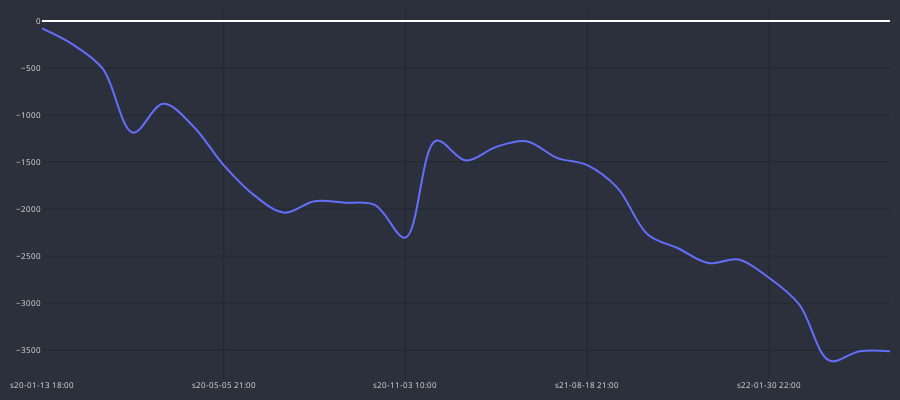

Notebook code cell kept with this figure:
### Code cell
cp = CandlePlot(df_trades, candles=False)
cp.show_plot(line_traces=['GAIN_C'])

### Figure 1 — Plotly figure (JSON) as saved in the notebook; plotly's stock layout.template omitted (floating-point values rounded to 4 significant figures)
{"data": [{"line": {"shape": "spline", "width": 2}, "name": "GAIN_C", "type": "scatter", "x": ["s20-01-13 18:00", "s20-01-16 10:00", "s20-01-29 06:00", "s20-02-20 06:00", "s20-03-02 06:00", "s20-04-13 01:00", "s20-05-05 21:00", "s20-06-02 13:00", "s20-06-26 01:00", "s20-07-10 17:00", "s20-09-14 05:00", "s20-10-15 05:00", "s20-11-03 10:00", "s20-11-11 02:00", "s21-04-15 13:00", "s21-05-04 21:00", "s21-06-21 21:00", "s21-08-09 21:00", "s21-08-18 21:00", "s21-09-09 17:00", "s21-09-20 17:00", "s21-10-11 13:00", "s21-11-11 02:00", "s21-12-27 18:00", "s22-01-30 22:00", "s22-02-09 10:00", "s22-03-01 06:00", "s22-03-22 13:00", "s22-05-05 09:00"], "y": [-79.1, -246.3, -505.0, -1187.0, -879.4, -1121.0, -1534.0, -1852.0, -2038.0, -1917.0, -1933.0, -1959.0, -2304.0, -1273.0, -1484.0, -1338.0, -1279.0, -1455.0, -1533.0, -1775.0, -2270.0, -2417.0, -2575.0, -2536.0, -2731.0, -3014.0, -3612.0, -3512.0, -3512.0]}], "layout": {"font": {"color": "#e1e1e1", "size": 8}, "height": 400, "margin": {"b": 10, "l": 10, "r": 10, "t": 10}, "paper_bgcolor": "#2c303c", "plot_bgcolor": "#2c303c", "width": 900, "xaxis": {"gridcolor": "#1f292f", "nticks": 5, "rangeslider": {"visible": false}}, "yaxis": {"gridcolor": "#1f292f"}}}
